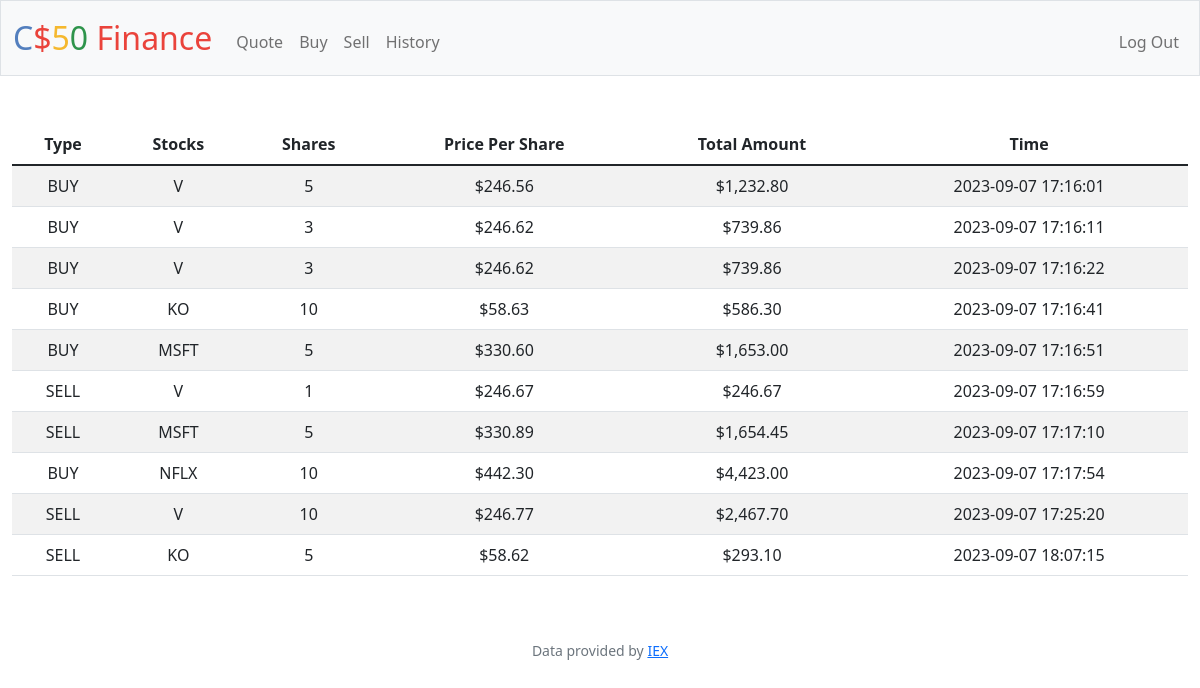
Screenshot of /history (signed in) with the database file from the repository.
### tables this page shows
CREATE TABLE transactions
(
    user_id INTEGER NOT NULL,
    symbol TEXT NOT NULL,
    shares INTEGER NOT NULL,
    amount REAL,
    balance REAL,
    timestamp TEXT, stock_price REAL, type TEXT NOT NULL,
    FOREIGN KEY (user_id) REFERENCES users(id)
);

### app.py (the view)
@app.route("/history")
@login_required
def history():
    user = session["user_id"]
    data = db.execute(
        "SELECT type, symbol, shares, stock_price, amount, timestamp FROM transactions WHERE user_id = ?",
        user,
    )
    stocks = []
    for row in data:
        stocks.append(row)
    return render_template("history.html", stocks=stocks)

### app.py (called while the page is built)
@app.after_request
def after_request(response):
    response.headers["Cache-Control"] = "no-cache, no-store, must-revalidate"
    response.headers["Expires"] = 0
    response.headers["Pragma"] = "no-cache"
    return response

### helpers.py (called while the page is built)
def login_required(f):
    @wraps(f)
    def decorated_function(*args, **kwargs):
        if session.get("user_id") is None:
            return redirect("/login")
        return f(*args, **kwargs)
    return decorated_function

def usd(value):
    return f"${value:,.2f}"

### templates/history.html (shortened to what this page needs)
{% extends "layout.html" %}
{% block main %}
    <div class="mb-3">
        <table class="table table-striped">
            <thead>
                <tr>
                    <th>Type</th>
                    <th>Stocks</th>
                    <th>Shares</th>
                    <th>Price Per Share</th>
                    <th>Total Amount</th>
                    <th>Time</th>
                </tr>
            </thead>
            <tbody>
                {% for stock in stocks %}
                <tr>
                    <td>{{ stock["type"] }}</td>
                    <td>{{ stock["symbol"] }}</td>
                    <td>{{ stock["shares"] }}</td>
                    <td>{{ stock["stock_price"] | usd }}</td>
                    <td>{{ stock["amount"] | usd }}</td>
                    <td>{{ stock["timestamp"] }}</td>
                </tr>
                {% endfor %}
            </tbody>
        </table>
    </div>
{% endblock %}

### rows the page displays
transactions: type "BUY", symbol "V", shares "5", stock_price "$246.56", amount "$1,232.80", timestamp "2023-09-07 17:16:01"
transactions: type "BUY", symbol "V", shares "3", stock_price "$246.62", amount "$739.86", timestamp "2023-09-07 17:16:11"
transactions: type "BUY", symbol "V", shares "3", stock_price "$246.62", amount "$739.86", timestamp "2023-09-07 17:16:22"
transactions: type "BUY", symbol "KO", shares "10", stock_price "$58.63", amount "$586.30", timestamp "2023-09-07 17:16:41"
transactions: type "BUY", symbol "MSFT", shares "5", stock_price "$330.60", amount "$1,653.00", timestamp "2023-09-07 17:16:51"
transactions: type "SELL", symbol "V", shares "1", stock_price "$246.67", amount "$246.67", timestamp "2023-09-07 17:16:59"
transactions: type "SELL", symbol "MSFT", shares "5", stock_price "$330.89", amount "$1,654.45", timestamp "2023-09-07 17:17:10"
transactions: type "BUY", symbol "NFLX", shares "10", stock_price "$442.30", amount "$4,423.00", timestamp "2023-09-07 17:17:54"
transactions: type "SELL", symbol "V", shares "10", stock_price "$246.77", amount "$2,467.70", timestamp "2023-09-07 17:25:20"
transactions: type "SELL", symbol "KO", shares "5", stock_price "$58.62", amount "$293.10", timestamp "2023-09-07 18:07:15"
